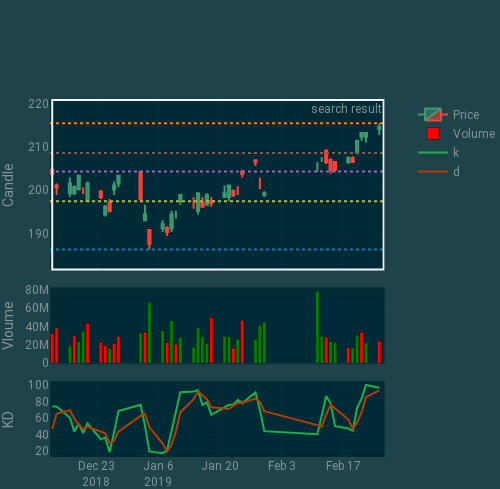

Source (notebook cell):
### Code cell
plotly_plot.plot(df, s_res = s_res, e_res= e_res, step = step)
